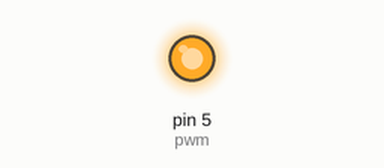
Simulated run of this sketch. Board: Arduino Uno, built with avr-gcc and run on an emulated ATmega328P. Shown: output pins drawn as LEDs (lit = HIGH). What the sketch prints to the serial monitor is not drawn.

Above: at 0.1 s.
Timing chart, 0 to 1.6 s (numbered marks = the images above):
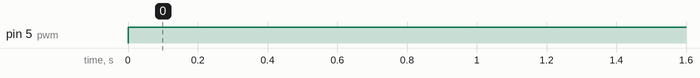

Measured:
- by itself, pin 5 (pwm): LOW → HIGH at 0.00 s

The sketch:

pwm_test.ino
```cpp
int pwm = 5;
int val = 0;
int percentage=100;

void setup() {
  pinMode(pwm, OUTPUT);
  Serial.begin(9600);
}

void loop() {

  val = int(255 * percentage/100);
  Serial.print(percentage);
  analogWrite(pwm, val);
  delay(10000);
//  percentage =100;
//  percentage -= 10;
//   analogWrite(pwm, 150);
//  delay(1000);

//  for (int i=0; i<255; i++){
//    analogWrite(pwm, 255);
//    Serial.println(i);
//  }
//  delay(1000);
//
//  for (int i=255; i>0; i--){
//    analogWrite(pwm, i);
//    Serial.println(i);
////    delay(100);
//  }

}
```
